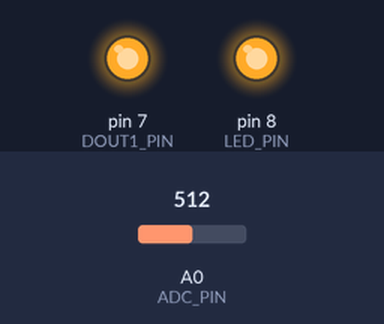
Simulated run of this sketch. Board: Arduino Uno, built with avr-gcc and run on an emulated ATmega328P. Parts: output pins drawn as LEDs (lit = HIGH). The inputs (shaded band) are chosen by the test bench; at power-on: A0 (ADC_PIN) = 512. What the sketch prints to the serial monitor is not drawn.

Above: at 1.2 s.
1.3 s: A0 (ADC_PIN) set to 581
2.8 s: A0 (ADC_PIN) set to 607
At 4.0 s:
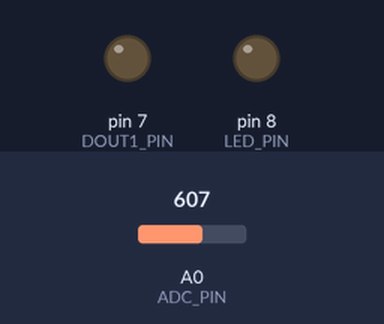
4.3 s: A0 (ADC_PIN) set to 590
At 5.2 s:
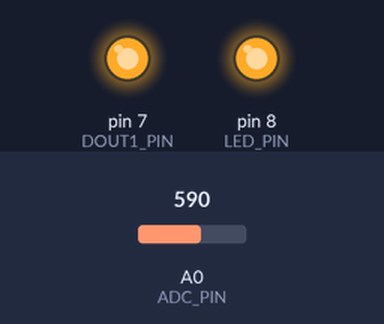
5.8 s: A0 (ADC_PIN) set to 610
At 6.3 s:
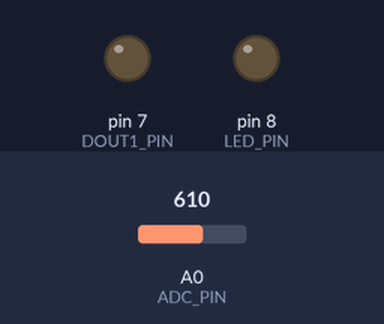
Timing chart, 0 to 8.3 s (numbered marks = the images above; inputs shaded):
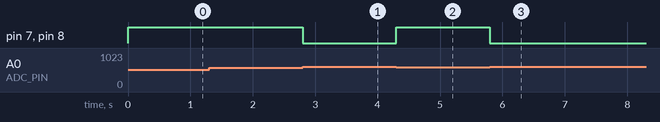

Measured:
- the behaviour switches between 599 and 600 on A0 (ADC_PIN) (found by bisection; images 0 and 1)
- after the input at 1.3 s, every drawn part: stays the same
- after the input at 2.8 s, pin 7 (DOUT1_PIN), pin 8 (LED_PIN): HIGH → LOW at once
- after the input at 4.3 s, pin 7 (DOUT1_PIN), pin 8 (LED_PIN): LOW → HIGH at once
- after the input at 5.8 s, pin 7 (DOUT1_PIN), pin 8 (LED_PIN): HIGH → LOW at once

The sketch:

sketch_photoresistor_v3_with_led_and_DigitalOut.ino
```cpp
#define ADC_PIN A0
#define PIN_PHOTO_SENSOR A0

#define LED_PIN 8
#define DOUT1_PIN 7

#define Sample_time  1 // in ms
#define Sample_number  50

// threshold is 600 (from experiment)
// lower means lighter
#define PHOTP_THRESHOLD 600


int val = 0;
int sample_count = 0;

void setup() {
  // put your setup code here, to run once:

  Serial.begin(115200); // скорость 115200

  pinMode(LED_PIN, OUTPUT); // установка LED_PIN-го контакта в режим вывода
  pinMode(DOUT1_PIN, OUTPUT);
  digitalWrite(LED_PIN, LOW);
  digitalWrite(DOUT1_PIN, LOW);

  Serial.write('1');


}

void loop() {


  val = analogRead(ADC_PIN);

  sample_count++;

  if ( val < PHOTP_THRESHOLD)
  {
    digitalWrite(DOUT1_PIN, HIGH);
    digitalWrite(LED_PIN, HIGH);

    if (sample_count >= Sample_number)
    {
       Serial.write('2');
       sample_count = 0;
    }

  }
  else
  {
    digitalWrite(DOUT1_PIN, LOW);
    digitalWrite(LED_PIN, LOW);

        if (sample_count >= Sample_number)
    {
       Serial.write('1');
       sample_count = 0;
    }
  }


  delay(Sample_time);// delay in ms

  // put your main code here, to run repeatedly:

}
```
